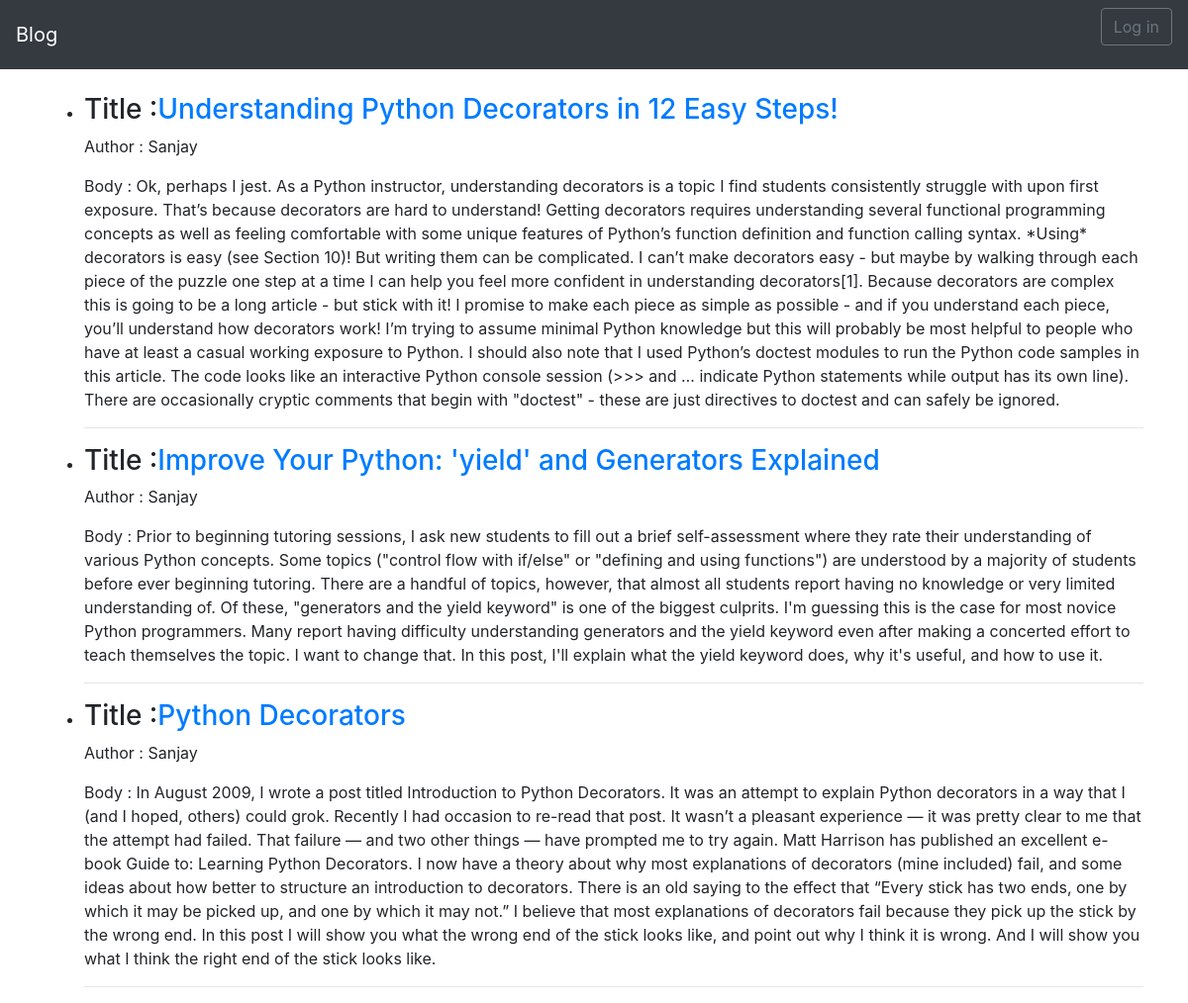
The page / on the database its author committed.
### blog/models.py (models this page shows, shortened)
class Post(models.Model):
	title = models.CharField(max_length=200)
	author = models.ForeignKey('auth.User',on_delete=models.CASCADE,)
	body = models.TextField()

### blog/views.py (the view)
# urls.py: path('',views.BlogListView.as_view(),name='blog'),
class BlogListView(ListView):
	model = Post
	template_name = 'home.html'

### templates/home.html
{% extends 'base.html' %}
{% block content %}
<ul>
{% for post in object_list %}
<li><h3>Title :<a href="{% url 'detail' post.pk %}">{{ post.title }}</a>  </h3> </li>
<p> Author : {{ post.author}} </p>
<p> Body : {{post.body}}</p>
<hr>
{% endfor %}
</ul>
{% endblock%}

### templates/base.html (shortened to what this page needs)
<html>
<head>
    <link href="https://stackpath.bootstrapcdn.com/bootstrap/4.2.1/css/bootstrap.min.css" rel="stylesheet">
</head>
<body>
    <main>
        <nav class="navbar navbar-expand-md navbar-dark bg-dark mb-4">
            <a class="navbar-brand" href="{% url 'blog' %}">Blog</a>
            <div class="collapse navbar-collapse" id="navbarCollapse">
                {% if user.is_authenticated %}
                <a href="{% url 'add_post' %}">+ New</a>
                <form class="form-inline ml-auto">
                    <a href="{% url 'logout' %}" class="btn btn-outline-secondary">Log Out</a>
                </form>
                {% else %}
                <form class="form-inline ml-auto">
                    <a href="{% url 'login' %}" class="btn btn-outline-secondary">Log in</a>
                </form>
                {% endif %}
            </div>
        </nav>
        <div class="container">
            {% block content %}
            {% endblock %}
        </div>
    </main>
</body>
</html>

### rows shown on the page
Post: title "Understanding Python Decorators in 12 Easy Steps!", author "Sanjay", body "Ok, perhaps I jest. As a Python instructor, understanding decorators is a topic I find students consistently struggle with upon first exposure. That’s because decorators are hard to understand! Getting decorators requires understanding several functional programming concepts as well as feeling comfortable with some unique features of Python’s function definition and function calling syntax. *Using* decorators is easy (see Section 10)! But writing them can be complicated. I can’t make decorators easy - but maybe by walking through each piece of the puzzle one step at a time I can help you feel more confident in understanding decorators[1]. Because decorators are complex this is going to be a…"
Post: title "Improve Your Python: 'yield' and Generators Explained", author "Sanjay", body "Prior to beginning tutoring sessions, I ask new students to fill out a brief self-assessment where they rate their understanding of various Python concepts. Some topics (\"control flow with if/else\" or \"defining and using functions\") are understood by a majority of students before ever beginning tutoring. There are a handful of topics, however, that almost all students report having no knowledge or very limited understanding of. Of these, \"generators and the yield keyword\" is one of the biggest culprits. I'm guessing this is the case for most novice Python programmers. Many report having difficulty understanding generators and the yield keyword even after making a concerted effort to teach…"
Post: title "Python Decorators", author "Sanjay", body "In August 2009, I wrote a post titled Introduction to Python Decorators. It was an attempt to explain Python decorators in a way that I (and I hoped, others) could grok. Recently I had occasion to re-read that post. It wasn’t a pleasant experience — it was pretty clear to me that the attempt had failed. That failure — and two other things — have prompted me to try again. Matt Harrison has published an excellent e-book Guide to: Learning Python Decorators. I now have a theory about why most explanations of decorators (mine included) fail, and some ideas about how better to structure an introduction to decorators. There is an old saying to the effect that “Every stick has two ends, one by…"
